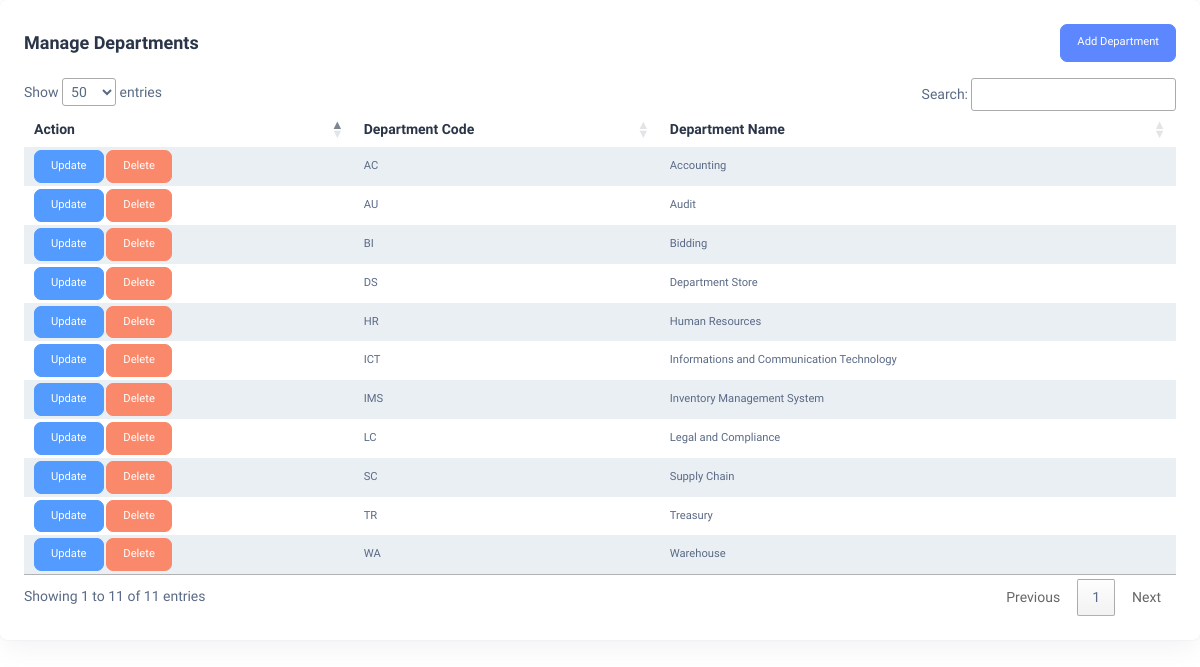
The page /dashboard/departments.php (signed in) on the database its author committed.
### tables this page shows
CREATE TABLE `departments` (
  `id` int(11) NOT NULL,
  `department_code` varchar(10) NOT NULL,
  `department_name` varchar(255) NOT NULL
);

### db/conn.php (called while the page is built)
<?php
    class DBConnection {
        private $host = "localhost";
        private $user = "root";
        private $pass = "";
        private $db = "one_centro";
        protected function connect() {
            try {
                $dsn = 'mysql: host=' . $this->host . ';dbname=' . $this->db;
                $pdo = new PDO($dsn, $this->user, $this->pass);
                $pdo->setAttribute(PDO::ATTR_ERRMODE, PDO::ERRMODE_EXCEPTION);
                return $pdo;
            } catch(PDOException $e) {
                print_r($e);
            }
        }
    }
?>

### models/departments-facade.php (called while the page is built, shortened)
<?php
class DepartmentsFacade extends DBConnection
{
    public function fetchDepartments()
    {
        $sql = $this->connect()->prepare("SELECT * FROM departments ORDER BY department_name");
        $sql->execute();
        return $sql;
    }
}

### dashboard/departments.php (the view, shortened to what this page needs)
<?php
include realpath(__DIR__ . '/../includes/layout/dashboard-header.php');
include realpath(__DIR__ . '/../models/departments-facade.php');
$departmentsFacade = new DepartmentsFacade;
if (isset($_SESSION["user_role"])) {
    $userRole = $_SESSION["user_role"];
}
?>
<div class="content-wrapper">
    <div class="card w-100 mb-0">
        <div class="card-body p-4">
            <div class="d-flex justify-content-between">
                <h5 class="card-title fw-semibold my-2">Manage Departments</h5>
                <?php if ($userRole == 1) { ?>
                    <button type="button" class="btn btn-primary" data-bs-toggle="modal" data-bs-target="#addDepartmentModal">Add Department</button>
                <?php } ?>
            </div>
            <div class="py-2">
            </div>
            <div class="table-responsive">
                <table class="table table-striped data-table text-nowrap mb-0 align-middle">
                    <thead class="text-dark fs-4">
                        <tr>
                            <?php if ($userRole == 1) { ?>
                                <th class="border-bottom-0">
                                    <h6 class="fw-semibold mb-0">Action</h6>
                                </th>
                                <th class="border-bottom-0">
                                    <h6 class="fw-semibold mb-0">Department Code</h6>
                                </th>
                            <?php } ?>
                            <th class="border-bottom-0">
                                <h6 class="fw-semibold mb-0">Department Name</h6>
                            </th>
                        </tr>
                    </thead>
                    <tbody>
                        <?php
                        $fetchDepartments = $departmentsFacade->FetchDepartments();
                        while ($row = $fetchDepartments->fetch(PDO::FETCH_ASSOC)) { ?>
                            <tr>
                                <?php if ($userRole == 1) { ?>
                                    <td class="border-bottom-0">
                                        <a href="departments?is_updated=<?= $row["id"] ?>" class="btn btn-info">Update</a>
                                        <a href="delete-department?department_id=<?= $row["id"] ?>" class="btn btn-danger" onclick="return confirm('Are you sure you want to delete this department?');">Delete</a>
                                    </td>
                                    <td class="border-bottom-0">
                                        <p class="mb-0 fw-normal"><?= $row["department_code"] ?></p>
                                    </td>
                                <?php } ?>
                                <td class="border-bottom-0">
                                    <p class="mb-0 fw-normal"><?= $row["department_name"] ?></p>
                                </td>
                            </tr>
                        <?php } ?>
                    </tbody>
                </table>
            </div>
        </div>
    </div>
</div>
<?php include realpath(__DIR__ . '/../includes/layout/dashboard-footer.php') ?>

### includes/layout/dashboard-header.php (shortened to what this page needs)
<!DOCTYPE html>
<html lang="en">
<head>
    <link rel="stylesheet" href="../vendor/twbs/bootstrap/dist/css/bootstrap.min.css">
    <link rel="stylesheet" href="../vendor/twbs/bootstrap-icons/font/bootstrap-icons.min.css">
    <link rel="stylesheet" href="https://cdn.datatables.net/1.13.7/css/jquery.dataTables.min.css">
    <link rel="stylesheet" href="https://cdn.datatables.net/buttons/2.4.2/css/buttons.dataTables.min.css">
    <link rel='stylesheet' href='https://cdnjs.cloudflare.com/ajax/libs/bootstrap-datepicker/1.9.0/css/bootstrap-datepicker.min.css'>
    <link rel='stylesheet' href='https://cdnjs.cloudflare.com/ajax/libs/font-awesome/4.7.0/css/font-awesome.min.css'>
    <link rel="stylesheet" href="../dist/css/styles.min.css">
    <link rel="stylesheet" href="../dist/css/main.css">
</head>
<body>

### includes/layout/dashboard-footer.php (shortened to what this page needs)
</body>
</html>

### rows shown on the page
departments: department_code "AC", department_name "Accounting"
departments: department_code "AU", department_name "Audit"
departments: department_code "BI", department_name "Bidding"
departments: department_code "DS", department_name "Department Store"
departments: department_code "HR", department_name "Human Resources"
departments: department_code "ICT", department_name "Informations and Communication Technology"
departments: department_code "IMS", department_name "Inventory Management System"
departments: department_code "LC", department_name "Legal and Compliance"
departments: department_code "SC", department_name "Supply Chain"
departments: department_code "TR", department_name "Treasury"
departments: department_code "WA", department_name "Warehouse"
